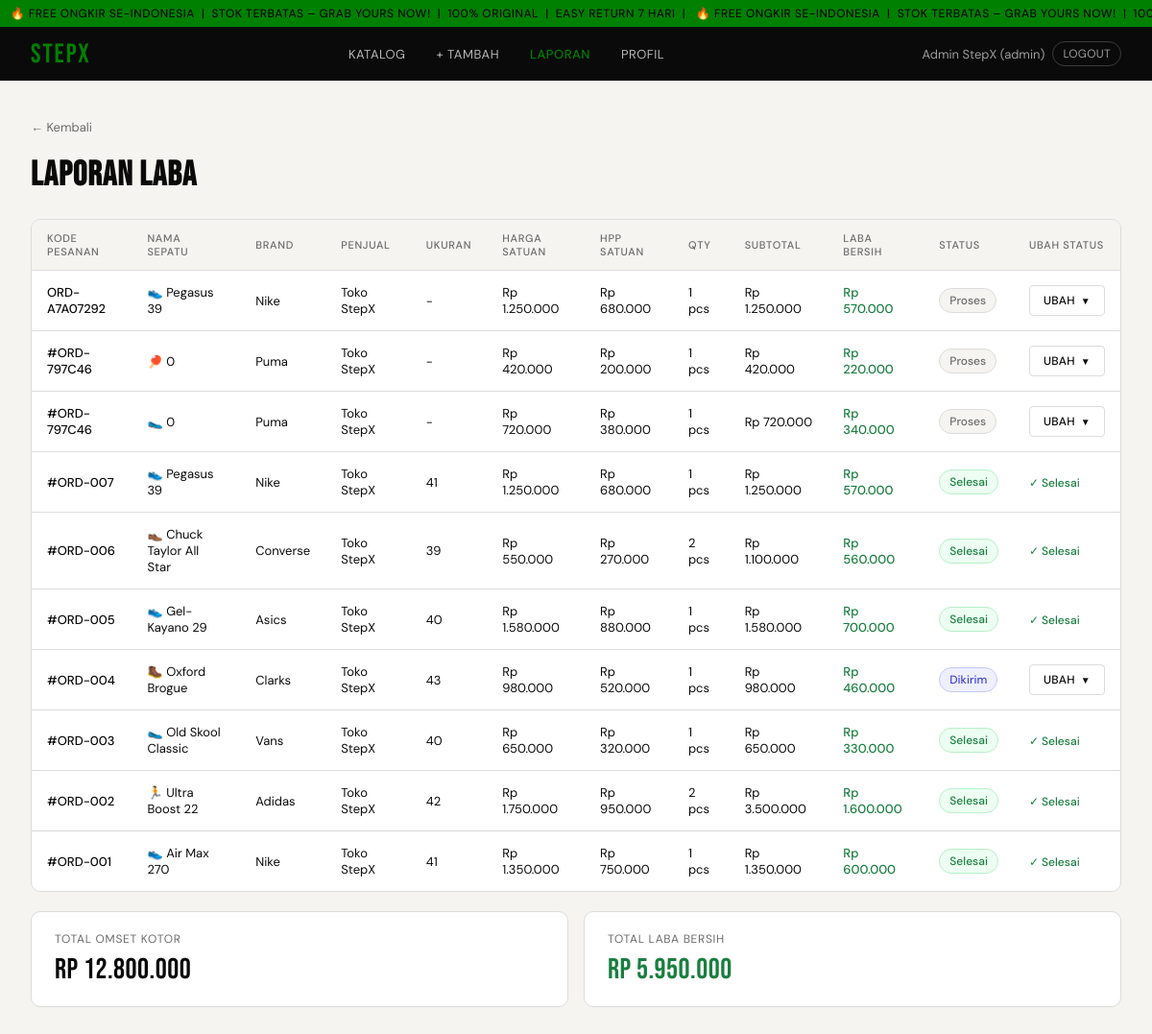
/laba.php (signed in), run on an earlier commit of the app's database.
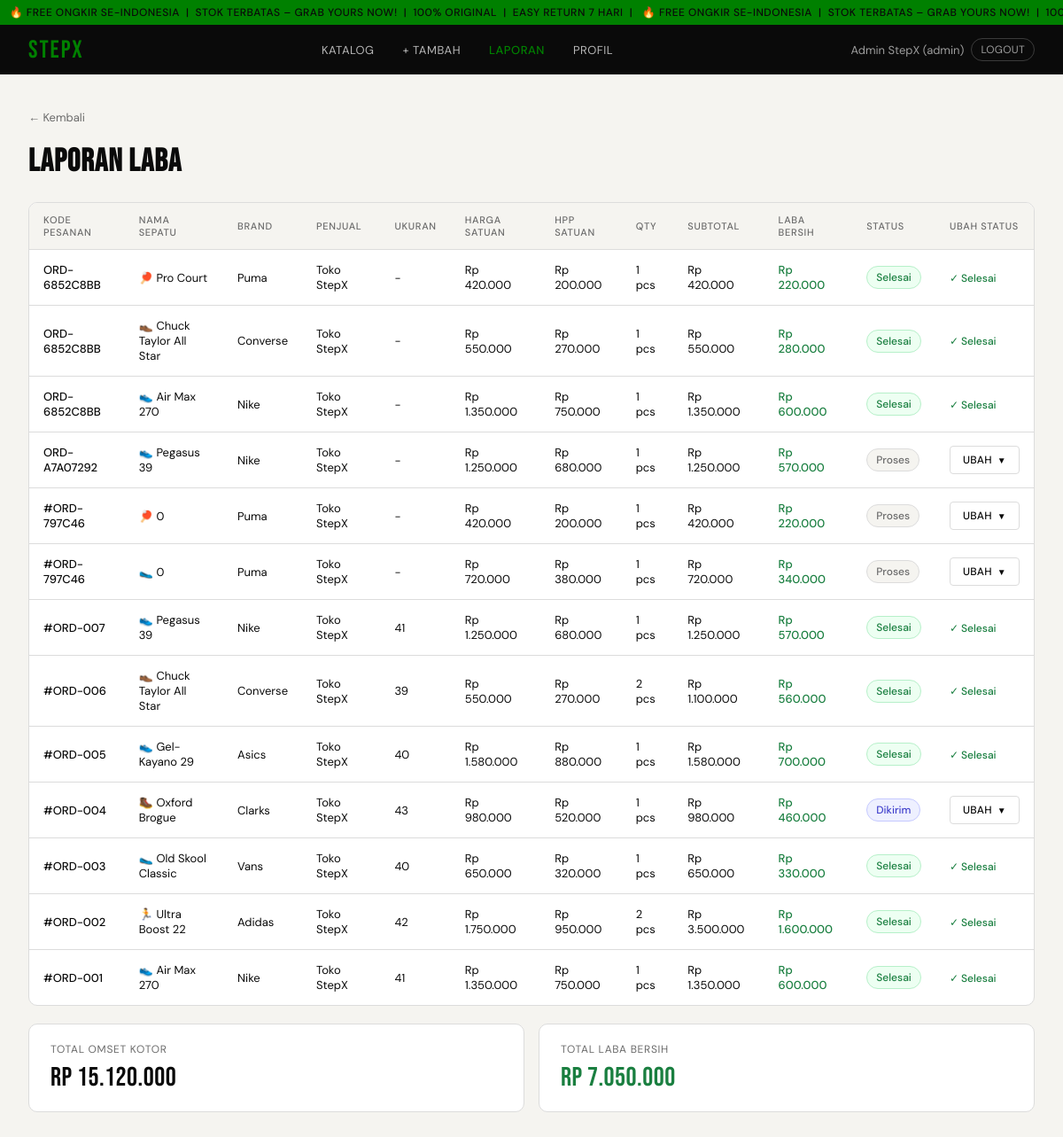
And on a later commit of the database.
### tables this page shows
CREATE TABLE IF NOT EXISTS `detail_pesanan` (
  `id` int unsigned NOT NULL AUTO_INCREMENT,
  `pesanan_id` int unsigned NOT NULL,
  `produk_id` int unsigned NOT NULL,
  `penjual_id` int unsigned NOT NULL,
  `nama_produk` varchar(200) NOT NULL COMMENT 'Snapshot nama saat order',
  `harga_satuan` decimal(12,2) NOT NULL COMMENT 'Snapshot harga saat order',
  `hpp_satuan` decimal(12,2) NOT NULL COMMENT 'Snapshot HPP saat order',
  `ukuran` varchar(10) DEFAULT NULL,
  `qty` int NOT NULL DEFAULT '1',
  `subtotal` decimal(12,2) NOT NULL,
  PRIMARY KEY (`id`),
  KEY `fk_detail_produk` (`produk_id`),
  KEY `idx_detail_penjual` (`penjual_id`),
  KEY `idx_detail_pesanan` (`pesanan_id`),
  CONSTRAINT `fk_detail_penjual` FOREIGN KEY (`penjual_id`) REFERENCES `users` (`id`),
  CONSTRAINT `fk_detail_pesanan` FOREIGN KEY (`pesanan_id`) REFERENCES `pesanan` (`id`) ON DELETE CASCADE,
  CONSTRAINT `fk_detail_produk` FOREIGN KEY (`produk_id`) REFERENCES `produk` (`id`)
);

CREATE TABLE IF NOT EXISTS `pesanan` (
  `id` int unsigned NOT NULL AUTO_INCREMENT,
  `kode_pesanan` varchar(20) NOT NULL,
  `pembeli_id` int unsigned NOT NULL,
  `alamat_id` int unsigned NOT NULL,
  `subtotal` decimal(12,2) NOT NULL,
  `ongkos_kirim` decimal(10,2) NOT NULL DEFAULT '0.00',
  `diskon` decimal(10,2) NOT NULL DEFAULT '0.00',
  `total_bayar` decimal(12,2) NOT NULL,
  `metode_bayar` enum('transfer_bank','cod','ewallet','kartu_kredit') NOT NULL,
  `status_bayar` enum('menunggu','lunas','gagal','refund') NOT NULL DEFAULT 'menunggu',
  `status_pesanan` enum('proses','dikemas','dikirim','selesai','dibatalkan') NOT NULL DEFAULT 'proses',
  `catatan` text,
  `created_at` datetime NOT NULL DEFAULT CURRENT_TIMESTAMP,
  `updated_at` datetime NOT NULL DEFAULT CURRENT_TIMESTAMP ON UPDATE CURRENT_TIMESTAMP,
  PRIMARY KEY (`id`),
  UNIQUE KEY `kode_pesanan` (`kode_pesanan`),
  KEY `fk_pesanan_alamat` (`alamat_id`),
  KEY `idx_pesanan_pembeli` (`pembeli_id`),
  KEY `idx_pesanan_status` (`status_pesanan`),
  KEY `idx_pesanan_tanggal` (`created_at`),
  CONSTRAINT `fk_pesanan_alamat` FOREIGN KEY (`alamat_id`) REFERENCES `alamat_pembeli` (`id`),
  CONSTRAINT `fk_pesanan_pembeli` FOREIGN KEY (`pembeli_id`) REFERENCES `users` (`id`)
);

CREATE TABLE IF NOT EXISTS `produk` (
  `id` int unsigned NOT NULL AUTO_INCREMENT,
  `penjual_id` int unsigned NOT NULL,
  `kategori_id` int unsigned NOT NULL,
  `nama` varchar(200) NOT NULL,
  `brand` varchar(100) NOT NULL,
  `deskripsi` text,
  `harga_jual` decimal(12,2) NOT NULL,
  `hpp` decimal(12,2) NOT NULL COMMENT 'Harga Pokok Penjualan / Modal',
  `stok` int NOT NULL DEFAULT '0',
  `berat_gram` int NOT NULL DEFAULT '500',
  `emoji` varchar(10) DEFAULT '?',
  `is_new` tinyint(1) NOT NULL DEFAULT '0',
  `status` enum('aktif','nonaktif','habis') NOT NULL DEFAULT 'aktif',
  `created_at` datetime NOT NULL DEFAULT CURRENT_TIMESTAMP,
  `updated_at` datetime NOT NULL DEFAULT CURRENT_TIMESTAMP ON UPDATE CURRENT_TIMESTAMP,
  PRIMARY KEY (`id`),
  KEY `idx_produk_kategori` (`kategori_id`),
  KEY `idx_produk_penjual` (`penjual_id`),
  KEY `idx_produk_status` (`status`),
  CONSTRAINT `fk_produk_kategori` FOREIGN KEY (`kategori_id`) REFERENCES `kategori` (`id`),
  CONSTRAINT `fk_produk_penjual` FOREIGN KEY (`penjual_id`) REFERENCES `users` (`id`),
  CONSTRAINT `chk_harga` CHECK ((`harga_jual` > 0)),
  CONSTRAINT `chk_hpp` CHECK ((`hpp` > 0)),
  CONSTRAINT `chk_stok` CHECK ((`stok` >= 0))
);

CREATE TABLE IF NOT EXISTS `users` (
  `id` int unsigned NOT NULL AUTO_INCREMENT,
  `nama` varchar(100) NOT NULL,
  `email` varchar(150) NOT NULL,
  `password` varchar(255) NOT NULL,
  `no_hp` varchar(20) DEFAULT NULL,
  `role` enum('pembeli','penjual','admin') NOT NULL DEFAULT 'pembeli',
  `status` enum('aktif','nonaktif','banned') NOT NULL DEFAULT 'aktif',
  `created_at` datetime NOT NULL DEFAULT CURRENT_TIMESTAMP,
  `updated_at` datetime NOT NULL DEFAULT CURRENT_TIMESTAMP ON UPDATE CURRENT_TIMESTAMP,
  PRIMARY KEY (`id`),
  UNIQUE KEY `email` (`email`)
);

### includes/config.php (called while the page is built, shortened)
<?php
function currentUser(): array {
  return [
    'id'    => $_SESSION['user_id']   ?? 0,
    'nama'  => $_SESSION['nama']      ?? '',
    'email' => $_SESSION['email']     ?? '',
    'role'  => $_SESSION['role']      ?? '',
    'no_hp' => $_SESSION['no_hp']     ?? '',
  ];
}
function rp(int|float $n): string {
  return 'Rp ' . number_format($n, 0, ',', '.');
}

### laba.php (the view, shortened to what this page needs)
<?php
require_once __DIR__ . '/includes/config.php';
$user = currentUser();
$db = getDB();
if ($user['role'] === 'admin') {
  $rows = $db->query(
    'SELECT
        dp.id,
        dp.pesanan_id,
        dp.produk_id,
        dp.nama_produk,
        dp.harga_satuan,
        dp.hpp_satuan,
        dp.qty,
        dp.subtotal,
        dp.ukuran,
        pr.brand,
        pr.emoji,
        u.nama  AS penjual_nama,
        p.kode_pesanan,
        p.status_pesanan
      FROM detail_pesanan dp
      JOIN produk  pr ON pr.id = dp.produk_id
      JOIN users   u  ON u.id  = dp.penjual_id
      JOIN pesanan p  ON p.id  = dp.pesanan_id
      ORDER BY dp.id DESC'
  )->fetch_all(MYSQLI_ASSOC);
}
$totalOmset = 0;
$totalLaba  = 0;
foreach ($rows as $r) {
  $totalOmset += (float)$r['subtotal'];
  $totalLaba  += ((float)$r['harga_satuan'] - (float)$r['hpp_satuan']) * (int)$r['qty'];
}
function statusStyle(string $s): array {
  return match($s) {
    'selesai'    => ['bg' => '#EDFFF2', 'color' => '#1A7F40', 'border' => '#B6F0C9'],
    'dikirim'    => ['bg' => '#EEF0FF', 'color' => '#4040CC', 'border' => '#C5C9FF'],
    'dikemas'    => ['bg' => '#FFFAEB', 'color' => '#A06300', 'border' => '#FFE5A0'],
    'proses'     => ['bg' => '#F5F4F0', 'color' => '#6B6B6B', 'border' => '#DCDCDC'],
    'dibatalkan' => ['bg' => '#FFF0EF', 'color' => '#FF3A2D', 'border' => '#FFCFCC'],
    default      => ['bg' => '#F5F4F0', 'color' => '#6B6B6B', 'border' => '#DCDCDC'],
  };
}
$colSpan = $user['role'] === 'admin' ? 12 : 11;
$activePage = 'laba';
require_once __DIR__ . '/includes/header.php';
?>
<div class="laba-wrap">
  <a class="back-link" href="catalog.php" style="display:inline-flex;align-items:center;gap:6px;padding-top:8px">← Kembali</a>
  <h2>Laporan Laba</h2>
  <div class="laba-table-wrap">
    <table class="laba-table">
      <thead>
        <tr>
          <th>Kode Pesanan</th>
          <th>Nama Sepatu</th>
          <th>Brand</th>
          <?php if ($user['role'] === 'admin'): ?><th>Penjual</th><?php endif; ?>
          <th>Ukuran</th>
          <th>Harga Satuan</th>
          <th>HPP Satuan</th>
          <th>Qty</th>
          <th>Subtotal</th>
          <th>Laba Bersih</th>
          <th>Status</th>
          <th>Ubah Status</th>
        </tr>
      </thead>
      <tbody>
        <?php if (empty($rows)): ?>
          <tr>
            <td colspan="<?= $colSpan ?>"
                style="text-align:center;padding:32px;color:var(--muted)">
              Belum ada transaksi
            </td>
          </tr>
        <?php else: ?>
          <?php foreach ($rows as $r):
            $laba    = ((float)$r['harga_satuan'] - (float)$r['hpp_satuan']) * (int)$r['qty'];
            $st      = statusStyle($r['status_pesanan']);
            $dropId  = 'dd-' . $r['pesanan_id'] . '-' . $r['id'];
          ?>
          <tr id="row-<?= $r['pesanan_id'] ?>">
            <td style="font-weight:500"><?= htmlspecialchars($r['kode_pesanan']) ?></td>
            <td><?= htmlspecialchars($r['emoji'] ?? '') ?> <?= htmlspecialchars($r['nama_produk']) ?></td>
            <td><?= htmlspecialchars($r['brand']) ?></td>
            <?php if ($user['role'] === 'admin'): ?>
              <td><?= htmlspecialchars($r['penjual_nama']) ?></td>
            <?php endif; ?>
            <td><?= htmlspecialchars($r['ukuran'] ?? '-') ?></td>
            <td><?= rp($r['harga_satuan']) ?></td>
            <td><?= rp($r['hpp_satuan']) ?></td>
            <td><?= (int)$r['qty'] ?> pcs</td>
            <td><?= rp($r['subtotal']) ?></td>
            <td class="profit-val"><?= rp($laba) ?></td>
            <td>
              <span class="status-pill"
                style="background:<?= $st['bg'] ?>;color:<?= $st['color'] ?>;border-color:<?= $st['border'] ?>">
                <?= htmlspecialchars($r['status_pesanan']) ?>
              </span>
            </td>
            <td>
              <?php if ($r['status_pesanan'] === 'dibatalkan'): ?>
                <span style="font-size:12px;color:var(--muted)">—</span>
              <?php elseif ($r['status_pesanan'] === 'selesai'): ?>
                <span style="font-size:12px;color:#1A7F40;font-weight:500">✓ Selesai</span>
              <?php else: ?>
                <div class="status-dropdown" id="<?= $dropId ?>">
                  <button type="button" class="btn-ghost"
                    style="display:flex;align-items:center;gap:6px;font-size:12px"
                    onclick="toggleDropdown('<?= $dropId ?>')">
                    Ubah <span class="chevron">▼</span>
                  </button>
                </div>
              <?php endif; ?>
            </td>
          </tr>
          <?php endforeach; ?>
        <?php endif; ?>
      </tbody>
    </table>
  </div>
  <div class="laba-summary">
    <div class="summary-card">
      <div class="label">Total Omset Kotor</div>
      <div class="value"><?= rp($totalOmset) ?></div>
    </div>
    <div class="summary-card">
      <div class="label">Total Laba Bersih</div>
      <div class="value green"><?= rp($totalLaba) ?></div>
    </div>
  </div>
</div>
<?php require_once __DIR__ . '/includes/footer.php'; ?>

### includes/header.php (shortened to what this page needs)
<?php
$user = currentUser();
?>
<!DOCTYPE html>
<html lang="id">
<head>
<link rel="stylesheet" href="/stepx/assets/css/style.css">
</head>
<body>
<div class="ticker-bar">
  <div class="ticker-inner">
    &nbsp;&nbsp;&nbsp;🔥 FREE ONGKIR se-Indonesia &nbsp;|&nbsp; STOK TERBATAS – Grab yours now! &nbsp;|&nbsp; 100% ORIGINAL &nbsp;|&nbsp; Easy Return 7 Hari &nbsp;|&nbsp;&nbsp;&nbsp;🔥 FREE ONGKIR se-Indonesia &nbsp;|&nbsp; STOK TERBATAS – Grab yours now! &nbsp;|&nbsp; 100% ORIGINAL &nbsp;|&nbsp; Easy Return 7 Hari &nbsp;|&nbsp;
  </div>
</div>
<nav id="nav">
  <a class="logo" href="/stepx/catalog.php">STEPX</a>
  <div id="nav-links">
    <a href="/stepx/catalog.php" class="<?= $activePage==='catalog' ? 'active' : '' ?>">Katalog</a>
    <?php if ($user['role'] !== 'pembeli'): ?>
      <a href="/stepx/tambah.php" class="<?= $activePage==='tambah' ? 'active' : '' ?>">+ Tambah</a>
    <?php endif; ?>
    <?php if ($user['role'] === 'admin'): ?>
      <a href="/stepx/laba.php" class="<?= $activePage==='laba' ? 'active' : '' ?>">Laporan</a>
    <?php endif; ?>
    <a href="/stepx/profile.php" class="<?= $activePage==='profile' ? 'active' : '' ?>">Profil</a>
  </div>
  <div id="user-pill">
    <span><?= htmlspecialchars($user['nama']) ?> (<?= htmlspecialchars($user['role']) ?>)</span>
    <a href="/stepx/logout.php" id="logout-btn">Logout</a>
  </div>
</nav>

### includes/footer.php (shortened to what this page needs)
</body>
</html>

### assets/css/style.css (style rules this page uses)
*,*::before,*::after { box-sizing:border-box;margin:0;padding:0 }
:root { --brand:#0A0A0A; --accent:#E8FF00; --accent2:#FF3A2D; --surface:#F5F4F0; --surface2:#EBEBEB; --white:#FFFFFF; --text:#0A0A0A; --muted:#6B6B6B; --border:#DCDCDC; --radius:4px; --radius-lg:10px; --font-display:'Bebas Neue',sans-serif; --font-body:'DM Sans',sans-serif; }
body { font-family:var(--font-body);background:var(--surface);color:var(--text);min-height:100vh;font-size:15px }
a { color:inherit;text-decoration:none }
button { font-family:var(--font-body);cursor:pointer }
#nav { background:var(--brand);color:var(--white);padding:0 32px;display:flex;align-items:center;justify-content:space-between;height:56px;position:sticky;top:0;z-index:100 }
#nav .logo { font-family:var(--font-display);font-size:28px;letter-spacing:2px;color:green }
#nav-links { display:flex;gap:8px;align-items:center }
#nav-links a { background:none;border:none;color:rgba(255,255,255,0.7);font-size:13px;padding:6px 12px;border-radius:var(--radius);transition:all .15s;letter-spacing:.5px;text-transform:uppercase;display:inline-block }
#nav-links a.active { color:green;font-weight:500 }
#user-pill { display:flex;align-items:center;gap:8px;color:rgba(255,255,255,0.6);font-size:13px }
#logout-btn { background:none;border:1px solid rgba(255,255,255,0.2);color:rgba(255,255,255,0.6);font-size:12px;padding:4px 10px;border-radius:20px;transition:all .15s;text-transform:uppercase;letter-spacing:.3px }
.btn-ghost { background:none;border:1.5px solid var(--border);color:var(--text);padding:7px 14px;border-radius:var(--radius);font-size:12px;font-weight:500;letter-spacing:.3px;text-transform:uppercase;transition:all .15s;cursor:pointer }
.back-link { display:inline-flex;align-items:center;gap:6px;color:var(--muted);font-size:13px;margin-bottom:20px;transition:color .15s }
.laba-wrap { padding:32px }
.laba-wrap h2 { font-family:var(--font-display);font-size:36px;letter-spacing:1px;margin-bottom:24px }
.laba-table-wrap { background:var(--white);border-radius:var(--radius-lg);border:1px solid var(--border);overflow:hidden }
.laba-table { width:100%;border-collapse:collapse;font-size:13px }
.laba-table th { background:var(--surface);padding:12px 16px;text-align:left;font-size:11px;text-transform:uppercase;letter-spacing:.7px;color:var(--muted);font-weight:500;border-bottom:1px solid var(--border) }
.laba-table td { padding:14px 16px;border-bottom:1px solid var(--border) }
.laba-table tr:last-child td { border-bottom:none }
.profit-val { color:#1A7F40;font-weight:500 }
.laba-summary { display:grid;grid-template-columns:1fr 1fr;gap:16px;margin-top:20px }
.summary-card { background:var(--white);border-radius:var(--radius-lg);border:1px solid var(--border);padding:20px 24px }
.summary-card .label { font-size:12px;text-transform:uppercase;letter-spacing:.7px;color:var(--muted);margin-bottom:6px }
.summary-card .value { font-family:var(--font-display);font-size:30px;letter-spacing:.5px }
.summary-card .value.green { color:#1A7F40 }
.status-pill { display:inline-flex;align-items:center;gap:6px;padding:4px 10px;border-radius:20px;font-size:12px;font-weight:500;border:1px solid;text-transform:capitalize;white-space:nowrap }
.status-dropdown { position:relative;display:inline-block }
.chevron { font-size:10px;transition:transform .15s }
.ticker-bar { background:green;color:var(--brand);font-size:12px;font-weight:500;letter-spacing:.5px;text-transform:uppercase;padding:6px 0;overflow:hidden;white-space:nowrap }
.ticker-inner { display:inline-block;animation:ticker 18s linear infinite }

What changed in the data, as far as the page shows it:
added detail_pesanan: pesanan.kode_pesanan "ORD-6852C8BB", produk.emoji "🏓", nama_produk "Pro Court", produk.brand "Puma", penjual.nama "Toko StepX", ukuran "-", harga_satuan "Rp 420.000", hpp_satuan "Rp 200.000", qty "1", subtotal "Rp 420.000", rp($laba) "Rp 220.000", pesanan.status_pesanan "Selesai", shows "✓ Selesai"
added detail_pesanan: pesanan.kode_pesanan "ORD-6852C8BB", produk.emoji "👞", nama_produk "Chuck Taylor All Star", produk.brand "Converse", penjual.nama "Toko StepX", ukuran "-", harga_satuan "Rp 550.000", hpp_satuan "Rp 270.000", qty "1", subtotal "Rp 550.000", rp($laba) "Rp 280.000", pesanan.status_pesanan "Selesai", shows "✓ Selesai"
added detail_pesanan: pesanan.kode_pesanan "ORD-6852C8BB", produk.emoji "👟", nama_produk "Air Max 270", produk.brand "Nike", penjual.nama "Toko StepX", ukuran "-", harga_satuan "Rp 1.350.000", hpp_satuan "Rp 750.000", qty "1", subtotal "Rp 1.350.000", rp($laba) "Rp 600.000", pesanan.status_pesanan "Selesai", shows "✓ Selesai"
Also different on the page:
rp($totalOmset): "Rp 12.800.000" → "Rp 15.120.000"
rp($totalLaba): "Rp 5.950.000" → "Rp 7.050.000"
